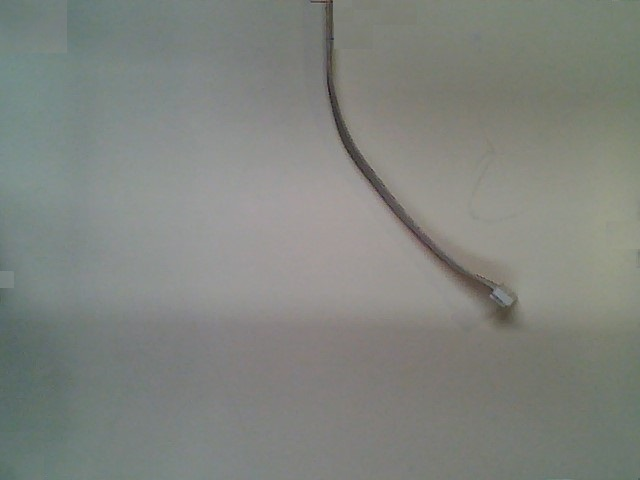
//> input picture ros_opencv/src/171.jpg, 640 x 480 px
$ ./linefitting   (built with g++ and OpenCV 4)
//> lines starting //> are read from the running program, lines starting //| are printed output that depends on the picture; after the words box and inside, x2 and y2 are one past the last pixel; in counts of white or black regions, pixels touching at a corner belong together
#include "opencv2/highgui/highgui.hpp"
#include "opencv2/imgproc/imgproc.hpp"
#include <math.h>
#include <string>
#include <vector>
#include <iostream>
#include <opencv2/opencv.hpp>
#include <stdlib.h>
#include <tuple>
#define PI 3.141592653
#define ABS(a)      (((a)<(0))?-(a):(a))
//#define MAX(a,b)    (((a)>(b))?(a):(b)) // already defined by openCV
#define Deg2Rad 0.01745329251 // pi/180
#define Rad2Deg 57.295779546 // 180/pi
#define MAX_RPM 300

using namespace cv;
using namespace std;

std::tuple<float, float, float, float>Quaternion(float fYaw)
{
	float fRoll = 0.0;
	float fPitch = 0.0;
	fYaw *= Deg2Rad;
	const float fSinPitch(sin(fPitch*0.5F));
	const float fCosPitch(cos(fPitch*0.5F));
	const float fSinYaw(sin(fYaw*0.5F));
	const float fCosYaw(cos(fYaw*0.5F));
	const float fSinRoll(sin(fRoll*0.5F));
	const float fCosRoll(cos(fRoll*0.5F));
	const float fCosPitchCosYaw(fCosPitch*fCosYaw);
	const float fSinPitchSinYaw(fSinPitch*fSinYaw);
	float X = fSinRoll * fCosPitchCosYaw - fCosRoll * fSinPitchSinYaw;
	float Y = fCosRoll * fSinPitch * fCosYaw + fSinRoll * fCosPitch * fSinYaw;
	float Z = fCosRoll * fCosPitch * fSinYaw - fSinRoll * fSinPitch * fCosYaw;
	float W = fCosRoll * fCosPitchCosYaw + fSinRoll * fSinPitchSinYaw;

    return {W, X, Y, Z};

}

struct myclass {
    bool operator() (cv::Point pt1, cv::Point pt2) { return (pt1.x > pt2.x);}
} object_x;

struct myclass2 {
    bool operator() (cv::Point pt1, cv::Point pt2) { return (pt1.y < pt2.y);}
} object_y;

int main(int argc, char** argv)
{
  float cm_to_pixel = 32.8/640;

    String filename("/home/francisco/robotis_ws/src/ros-bioloid-vision/ros_opencv/src/171.jpg");

    Mat src = imread(filename, 0);

    cout << src << endl;
//> (printed output is left out)

 if(src.empty())
 {
     cout << "can not open " << filename << endl;
     cv::waitKey(5000);
     return -1;
 }

 cv::imshow("Original", src);

 Mat dst, result;
 Canny(src, dst, 50, 150, 3);
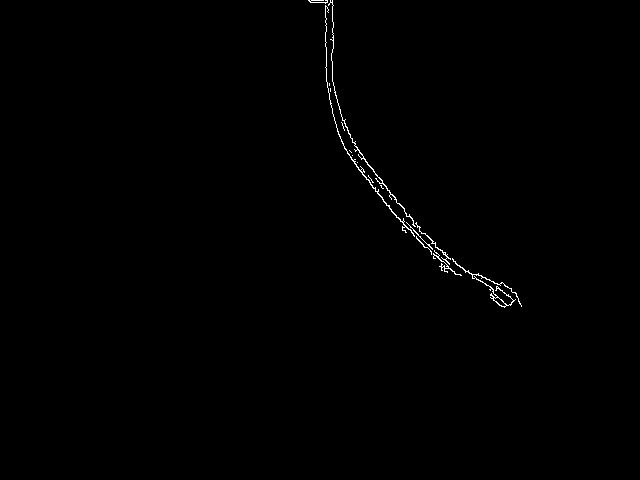
//> dst: 480 rows x 640 cols, CV_8UC1; 0.42% white in thin lines or dots, all inside (x1, y1, x2, y2) = (308, 0, 522, 308)
 cvtColor(dst, result, CV_GRAY2BGR);

   //Rotate an Image
    double angle = -90;

    // get rotation matrix for rotating the image around its center
    cv::Point2f center(result.cols/2.0, result.rows/2.0);
    cv::Mat rot = cv::getRotationMatrix2D(center, angle, 1.0);
    // determine bounding rectangle
    cv::Rect bbox = cv::RotatedRect(center,result.size(), angle).boundingRect();
    // adjust transformation matrix
    rot.at<double>(0,2) += bbox.width/2.0 - center.x;
    rot.at<double>(1,2) += bbox.height/2.0 - center.y;

    cv::Mat rot_dst;
    cv::warpAffine(result, rot_dst, rot, bbox.size());
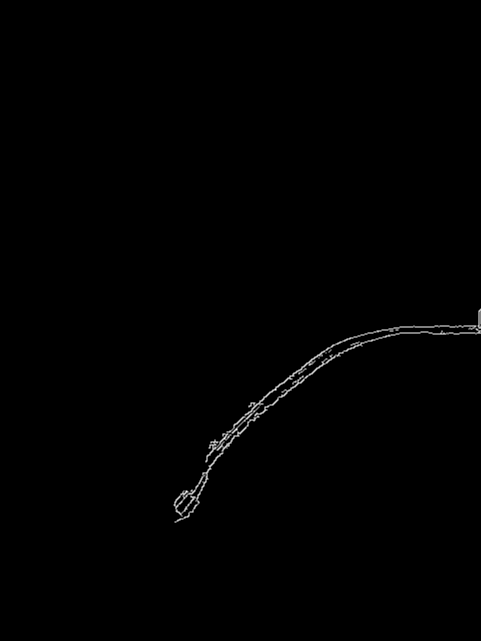
//> rot_dst: 641 rows x 481 cols, CV_8UC3; min 0, max 255, mean 1.1
    cv::imwrite("/home/francisco/robotis_ws/src/ros-bioloid-vision/ros_opencv/src/rotated_im.png", rot_dst);

/**
 * Resize mat
 */
const int kNewWidth = 640;
const int kNewHeight = 480;

Mat frame;
resize(rot_dst, frame, cvSize(kNewWidth, kNewHeight));
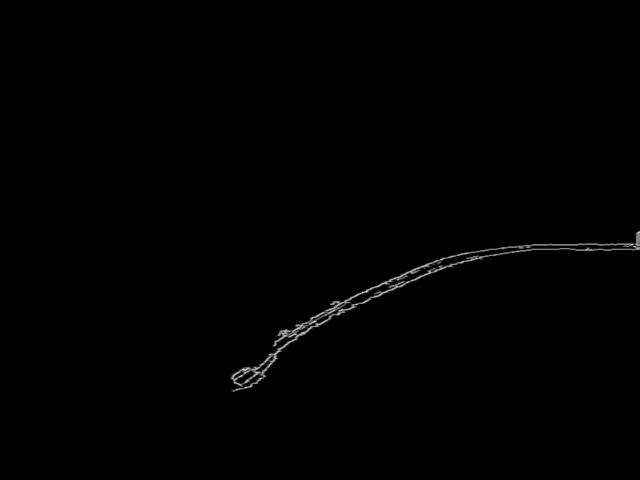
//> frame: 480 rows x 640 cols, CV_8UC3; min 0, max 236, mean 1.1
cv::imwrite("/home/francisco/robotis_ws/src/ros-bioloid-vision/ros_opencv/src/resized_im.png", frame);
/* //Resize IplImage

IplImage* img; // Input
IplImage* new_img = cvCreateImage(cvSize(kNewWidth, kNewHeight), img->depth, img->nChannels);
cvResize(img, new_img);*/

result = rot_dst.clone();
cout << "Width : " << result.size().width << endl;
//| Width : 481
cout << "Height: " << result.size().height << endl;
//| Height: 641


 // [12 lines of commented-out code are left out]

	double noise_sigma = 100 ;
	///double x[100] ; // x - bizim row
	///double y[100] ; // y - bu ise column of canny result olacaq

	std::vector<double> vec_x;
    std::vector<double> vec_y;
    for (int y=0; y<result.rows; y++)
    {
        Vec3b* res = result.ptr<Vec3b>(y);
        for (int x=0; x<result.cols; x++)// x=320
        {
            if (((int)res[x][0])!=0)
            {
                vec_x.push_back(x);
                vec_y.push_back(y);
                //poi.push_back(Point(x,y));
            }

        }
    }
//> after the loop, vec_x = 2724 values, max 480 at index 0, min 173 at index 2562, mean 294.6; vec_y = 2724 values from 308 to 522
    int sample_size = vec_x.size();
//> sample_size = 2724


  // [38 lines of commented-out code are left out]
	cv::Mat A(sample_size, 3, CV_64FC1) ; /// Ax^2+ Bx+ C vec_x
//> A = 2724 rows, first 8: [0, 0, 0], [0, 0, 0], [0, 0, 0], [0, 0, 0], [0, 0, 0], [0, 0, 0], [0, 0, 0], [0, 0, 0]
	cv::Mat B(sample_size,1, CV_64FC1) ; ///  y
//> B = 2724 values from 0 to 0

	for( int i=0 ; i<sample_size ; i++ ) // sizeof instead all 100
	{
		A.at<double>(i,0) = vec_x[i] * vec_x[i] ;
		A.at<double>(i,1) = vec_x[i] ;
		A.at<double>(i,2) = 1.0 ;
	}
//> after the loop, A = 2724 rows, first 8: [230400, 480, 1], [229441, 479, 1], [230400, 480, 1], [228484, 478, 1], [229441, 479, 1], [230400, 480, 1], [228484, 478, 1], [229441, 479, 1]
	for( int i=0 ; i<sample_size; i++ )
	{
		B.at<double>(i,0) = vec_y[i];
	}
//> after the loop, B = 2724 values from 308 to 522

	//-------------------------------------------------------------- RANSAC fitting
	//int n_data = 100 ;
	int N = 100;	//iterations
	double T = 3*noise_sigma;   // residual threshold

	//int n_sample = 3;
	int max_cnt = 0;

	cv::Mat best_model(3,1,CV_64FC1) ;

	for( int i=0 ; i<N ; i++ )
	{
		//random sampling - 3 point
		int k[3] = {-1, } ;
		k[0] = floor((rand()%sample_size+1))+1; //just random number.Anything can be

		do
		{
			k[1] = floor((rand()%sample_size+1))+1;
		}while(k[1]==k[0] || k[1]<0) ;

		do
		{
			k[2] = floor((rand()%sample_size+1))+1;
		}while(k[2]==k[0] || k[2]==k[1] || k[2]<0) ;

		//printf("random sample : %d %d %d\n", k[0], k[1], k[2]) ;

		//model estimation
		cv::Mat AA(3,3,CV_64FC1) ; // y' = k*y= k(Ax+ BX +c) modelini burda duzeltdi
		cv::Mat BB(3,1, CV_64FC1) ;
		for( int j=0 ; j<3 ; j++ )
		{
			AA.at<double>(j,0) = vec_x[k[j]] * vec_x[k[j]] ; // take 3 points from first column of A matrix
			AA.at<double>(j,1) = vec_x[k[j]] ; // take 3 points from 2nd column of A matrix
			AA.at<double>(j,2) = 1.0 ; // take 3 points from 3rd column of A matrix

			BB.at<double>(j,0) = vec_y[k[j]] ; // take 3 points from B matrix
		}

		cv::Mat AA_pinv(3,3,CV_64FC1) ;
		invert(AA, AA_pinv, cv::DECOMP_SVD); // 1/AA

		cv::Mat X = AA_pinv * BB ; // X = 1/AA * BB
        //x[i] = i ;
		//y[i] = iA*(x[i]*x[i]) + iB*x[i] + iC ;

		//evaluation
		cv::Mat residual(100,1,CV_64FC1) ; // sizeof canny edge result
		residual = cv::abs(B-A*X) ; // residual = y -y' = y - k(Ax+Bx+C)
		int cnt = 0 ;
		for( int j=0 ; j<100 ; j++ )
		{
			double data = residual.at<double>(j,0) ;

			if( data < T )
			{
				cnt++ ;
			}
		}

		if( cnt > max_cnt )
		{
			best_model = X ;
			max_cnt = cnt ;
		}
	}
//> this loop made 100 passes
//> (cnt, max_cnt) on pass 1: (100, 100)
//> after the loop, best_model = [0.00585, -3.87, 1012]; max_cnt = 100

	//------------------------------------------------------------------- optional LS fitting
	cv::Mat residual = cv::abs(A*best_model - B) ;
//> residual = 2724 values, max 194.6 at index 0, min 1.1e-11 at index 2651, mean 32.56
	std::vector<int> vec_index ;
	for( int i=0 ; i<sample_size; i++ )
	{
		double data = residual.at<double>(i, 0) ;
		if( data < T )
		{
			vec_index.push_back(i) ;
		}
	}
//> this loop made 2724 passes
//> data on passes 1 to 3: 194.6, 191.8, 193.6
//> after the loop, vec_index = 2724 values from 0 to 2723

	cv::Mat A2(vec_index.size(),3, CV_64FC1) ;
//> A2 = 2724 rows, first 8: [0, 0, 0], [0, 0, 0], [0, 0, 0], [0, 0, 0], [0, 0, 0], [0, 0, 0], [0, 0, 0], [0, 0, 0]
	cv::Mat B2(vec_index.size(),1, CV_64FC1) ;
//> B2 = 2724 values from 0 to 0

	for( size_t i=0 ; i<vec_index.size(); i++ )
	{
		A2.at<double>(i,0) = vec_x[vec_index[i]] * vec_x[vec_index[i]]  ;
		A2.at<double>(i,1) = vec_x[vec_index[i]] ;
		A2.at<double>(i,2) = 1.0 ;

		B2.at<double>(i,0) = vec_y[vec_index[i]] ;
	}
//> after the loop, A2 has the same summary as A; B2 = 2724 values from 308 to 522

	cv::Mat A2_pinv(3,vec_index.size(),CV_64FC1) ;
	invert(A2, A2_pinv, cv::DECOMP_SVD);

	cv::Mat X = A2_pinv * B2 ;
//> X = [0.00291, -2.5, 860.8]

	//Drawing
	cv::Mat F = A*X ;
//> F = 2724 values, max 515.8 at index 2562, min 324.8 at index 120, mean 400.3
	printf("matrix F : cols =%d, rows=%d\n", F.cols, F.rows) ;
//| matrix F : cols =1, rows=2724
	std::cout << X << " " <<X.type() << std::endl;
//| [0.002910405054012313;
//|  -2.497844177180531;
//|  860.7855892510349] 6
	std::cout << X.at<double>(0,0)<< " "<< X.at<double>(1,0) << std::endl;
//| 0.00291041 -2.49784


	int interval = 1 ;
	//cv::Mat imgResult(100*interval,100*interval,CV_8UC3) ;
	//imgResult = cv::Scalar(0) ;
	for( int iy=0 ; iy<sample_size ; iy++ )
	{
		cv::circle(result, cv::Point(vec_x[iy]*interval, vec_y[iy]*interval) ,3, cv::Scalar(0,0,255), CV_FILLED) ;

		double data = F.at<double>(iy,0) ;

		cv::circle(result, cv::Point(vec_x[iy]*interval, data*interval) ,2, cv::Scalar(0,255,0), CV_FILLED) ;
	}
//> this loop made 2724 passes
//> data on passes 1 to 3: 332.4, 332.1, 332.4
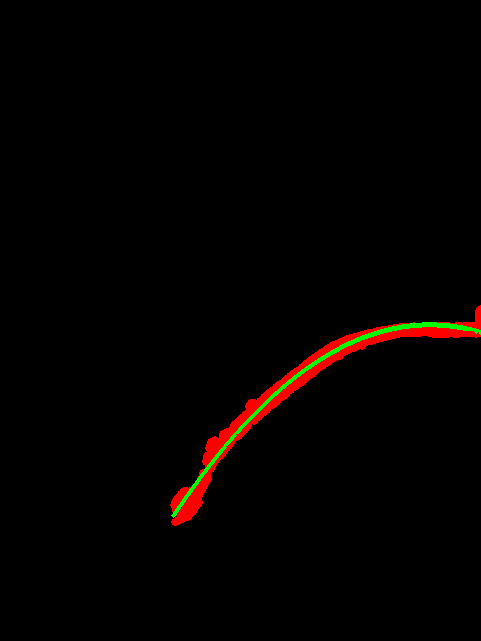
//> result: 641 rows x 481 cols, CV_8UC3; 2.23% of pixels changed, all inside (x1, y1, x2, y2) = (170, 305, 481, 526)
	//cv::imshow("Not_Rotated------", result) ;

	std::vector<double> vec_xx;
    std::vector<double> vec_yy;

    for (int isx=0; isx<result.rows; isx++)
    {
        Vec3b* res2 = result.ptr<Vec3b>(isx);
        for (int isy=0; isy<result.cols; isy++)// x=320
        {
            if (((int)res2[isy][1])==255)
            {
                vec_xx.push_back(isx);
                vec_yy.push_back(isy);
            }

        }
    }
//> after the loop, vec_xx = 1606 values from 322 to 517; vec_yy = 1606 values, max 480 at index 453, min 171 at index 1597, mean 318.8
   std::vector<cv::Point> pts(vec_yy.size()-40);
   for (int i = 0; i < vec_yy.size()-40; i++)
   {
       pts[i] = Point(vec_yy[i],vec_xx[i]);
   }
//> after the loop, pts = 1566 Points (x, y), first 12: [422, 322], [423, 322], [424, 322], [425, 322], [426, 322], [427, 322], [428, 322], [429, 322], [430, 322], [431, 322], [432, 322], [433, 322]
   std::sort(pts.begin(), pts.end(),object_x);
//> pts = 1566 Points (x, y), first 12: [480, 334], [480, 330], [480, 332], [480, 331], [480, 333], [479, 331], [479, 333], [479, 332], [479, 330], [478, 331], [478, 329], [478, 330]
   int pt_num =20;
   int div=(int)pts.size()/pt_num;
//> div = 78
   printf("%d %d", pts.size(), div);
//| 1566 78
   std::vector<cv::Point> pts_extracted;
   std::vector<cv::Point> pts_subtr(20);
   for (int i = 0; i < pt_num; i++)
   {
     pts_extracted.push_back(pts[i*div]);
   }

   for (int i = 0; i < pts_extracted.size(); i++)
   {
      printf("x_cm=%d, y_cm=%d \n", pts_extracted[i].x, pts_extracted[i].y);
   }
//> this loop made 20 passes
//| x_cm=480, y_cm=334
//| x_cm=462, y_cm=325
//| x_cm=446, y_cm=325
//| x_cm=431, y_cm=323
//| x_cm=415, y_cm=323
//> (output is shown up to pass 5 of 20)


 //Convert to Quaternion
   for (int i = 0; i < pts_extracted.size(); i++){
        double gradient = 2*X.at<double>(0,0)*pts_extracted[i].x + X.at<double>(1,0);
        float radian = atan2(gradient, 1);
        float angle = (radian) * 180 / PI;
       // std::cout << angle << std::endl;
        //angle = Yaw value (in Degree)
        auto [Q1, Q2, Q3, Q4] = Quaternion(angle);
        cout << "Angle:" << angle<<"  "<< "Quaternion: " << Q1 << ','<< Q2 << ','<< Q3 << ','<< Q4 << endl;
   }
//> this loop made 20 passes
//> (gradient, radian, angle, fYaw in Quaternion, fSinYaw in Quaternion, fCosYaw in Quaternion, fCosPitchCosYaw in Quaternion, Z in Quaternion) on passes 1 to 7: (0.296, 0.288, 16.5, 0.288, 0.143, 0.99, 0.99, 0.143), (0.191, 0.189, 10.83, 0.189, 0.0944, 0.996, 0.996, 0.0944), (0.0982, 0.0979, 5.61, 0.0979, 0.0489, 0.999, 0.999, 0.0489), (0.0109, 0.0109, 0.626, 0.0109, 0.00546, 1, 1, 0.00546), (-0.0822, -0.082, -4.7, -0.082, -0.041, 0.999, 0.999, -0.041), (-0.17, -0.168, -9.62, -0.168, -0.0839, 0.996, 0.996, -0.0839), (-0.263, -0.257, -14.72, -0.257, -0.128, 0.992, 0.992, -0.128)
//> (printed output is left out)


//////////////////////////////////
//Rotate the Image
    double angle_s = 90;

    // get rotation matrix for rotating the image around its center
    cv::Point2f center2(result.cols/2.0, result.rows/2.0);
    cv::Mat rot2 = cv::getRotationMatrix2D(center2, angle_s, 1.0);
    // determine bounding rectangle
    cv::Rect bbbox = cv::RotatedRect(center2,result.size(), angle_s).boundingRect();
    // adjust transformation matrix
    rot2.at<double>(0,2) += bbbox.width/2.0 - center2.x;
    rot2.at<double>(1,2) += bbbox.height/2.0 - center2.y;

    cv::Mat rot_dst_s;
    cv::warpAffine(result, rot_dst_s, rot2, bbbox.size());
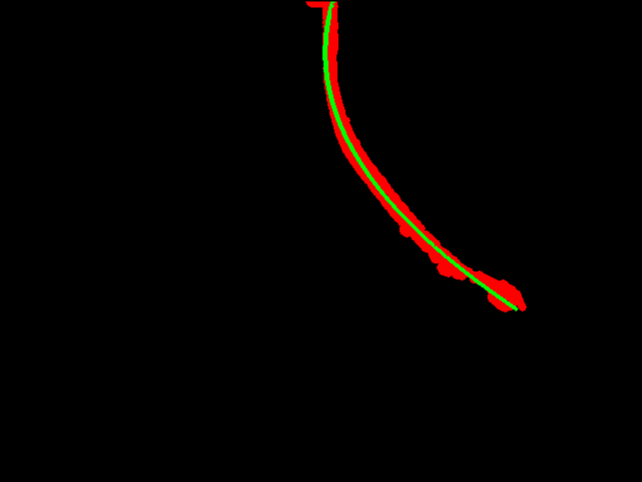
//> rot_dst_s: 482 rows x 642 cols, CV_8UC3; mean B, G, R 0, 1.3, 4.3
    cv::imwrite("/home/francisco/robotis_ws/src/ros-bioloid-vision/ros_opencv/src/Rotated.png", rot_dst_s);
    imshow("Rotated", rot_dst_s);

    // [6 lines of commented-out code are left out]

     result = rot_dst_s.clone();
     std::vector<double> vec_xxx;
     std::vector<double> vec_yyy;

    for (int isx=0; isx<result.rows; isx++)
    {
        Vec3b* res3 = result.ptr<Vec3b>(isx);
        for (int isy=0; isy<result.cols; isy++)// x=320
        {
            if (((int)res3[isy][1])==255)
            {
                vec_xxx.push_back(isx);
                vec_yyy.push_back(isy);
            }

        }
    }
//> after the loop, vec_xxx = 1089 values from 2 to 309; vec_yyy = 1089 values, max 516 at index 1086, min 323 at index 152, mean 379.3
   std::vector<cv::Point> pts2(vec_yyy.size()-40);
   for (int i = 0; i < vec_yyy.size()-40; i++)
   {
       pts2[i] = Point(vec_yyy[i],vec_xxx[i]);
   }
//> after the loop, pts2 = 1049 Points (x, y), first 12: [331, 2], [332, 2], [333, 2], [331, 3], [330, 4], [331, 4], [330, 5], [331, 5], [332, 5], [330, 6], [331, 6], [332, 6]
   std::sort(pts2.begin(), pts2.end(),object_y);
//> pts2 = 1049 Points (x, y), first 12: [332, 2], [331, 2], [333, 2], [331, 3], [331, 4], [330, 4], [331, 5], [332, 5], [330, 5], [330, 6], [331, 6], [332, 6]
   int div2=(int)pts2.size()/pt_num;
//> div2 = 52
   printf("%d %d", pts2.size(), div2);
//| 1049 52
   std::vector<cv::Point> pts_extracted2;
   std::vector<cv::Point> pts_subtr2(20);
   for (int i = 0; i < pt_num; i++)
   {
     pts_extracted2.push_back(pts2[i*div2]);
   }

   // [4 lines of commented-out code are left out]
   printf("\n");

   for (int i = 0; i < pts_extracted2.size(); i++)
   {
      printf("x_cm=%d, y_cm=%d \n", pts_extracted2[i].x, pts_extracted2[i].y);
   }

    // Calculate rotation about x axis
    Mat R_x = (Mat_<double>(3,3) <<
               1,       0,              0,
               0,       cos(0),   -sin(0),
               0,       sin(0),   cos(0)
               );

    // Calculate rotation about y axis
    Mat R_y = (Mat_<double>(3,3) <<
               cos(0),    0,      sin(0),
               0,               1,      0,
               -sin(0),   0,      cos(0)
               );

    // Calculate rotation about z axis
    Mat R_z = (Mat_<double>(3,3) <<
               cos(PI),    -sin(PI),      0,
               sin(PI),    cos(PI),       0,
               0,               0,                  1);

    // Combined rotation matrix
    Mat Ro_c = R_z;
    //std::cout<< Ro_c << std::endl;
    Mat do_c = (Mat_<double>(1,3) << 16.3, -1, 0);
    std::cout<< do_c << std::endl;
    std::cout<< "check Ro_c\n" << Ro_c << std::endl;

    Mat Ho_c = Mat::zeros(4,4, Ro_c.type());
    Ro_c.copyTo(Ho_c(Range(0,3),Range(0,3)));
    Ho_c(Range(0,3),Range(3,4))= do_c.t();
    Ho_c.at<double>(3,3) = 1.0;
    std::cout<< "check Ho_c \n" << Ho_c << std::endl;
    // [5 lines of commented-out code are left out]
#if 1
    Mat PC = cv::Mat::zeros(4, pts_extracted2.size(), CV_64F);
    for (int i=0; i<pts_extracted2.size(); i++){
        PC.at<double>(0,i) = pts_extracted2[i].x*cm_to_pixel;
        PC.at<double>(1,i) = pts_extracted2[i].y*cm_to_pixel;
        PC.at<double>(2,i) = 0.;
        PC.at<double>(3,i) = 1.;
    }
    Mat PO = Ho_c * PC;
    std::cout<< "check PO \n" << PO.t() << std::endl;
#else
     for (int i=0; i<pts_extracted2.size(); i++){
        Mat PC = (Mat_<double>(4,1) << pts_extracted2[i].x*cm_to_pixel,pts_extracted2[i].y*cm_to_pixel, 0, 1);
        Mat PO = Ho_c * PC;
        //std::cout<< "check PC " << PC << std::endl;
        std::cout<< "check PO \n" << PO << std::endl;
     }
#endif // 1


    // [23 lines of commented-out code are left out]


	cv::waitKey(0) ;

	return 0 ;
}
